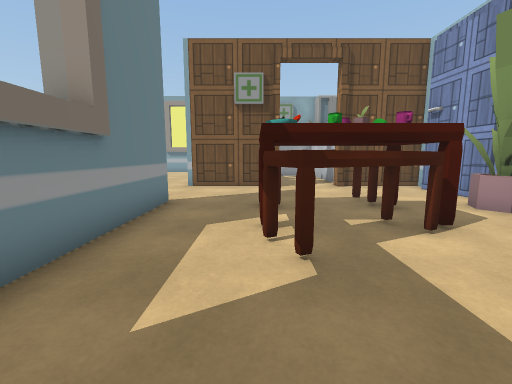
View 1 (above)

24 first-person views from a walk through a 3-D level made in the Unity game engine. The camera is 1.3 m above the floor, tilts 8° down and sees 90° across. The floor is counted in squares, 1 m on a side. Each view is taken from the middle of a square. On the plan, view 1 faces up. The plan holds only what a view shows up to about 13 squares ahead; the rest is blank. The place goes on beyond the plan. The player is left out. Some animated figures are left out. Some surface patterns are stand-ins.

View 2
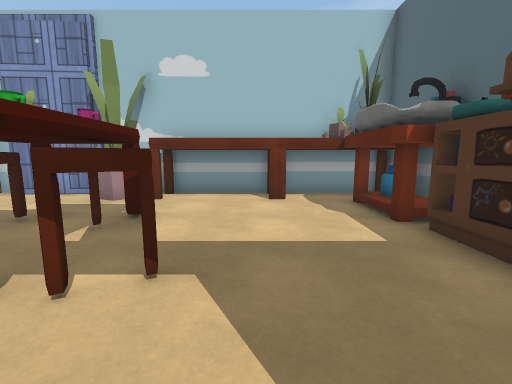

View 3
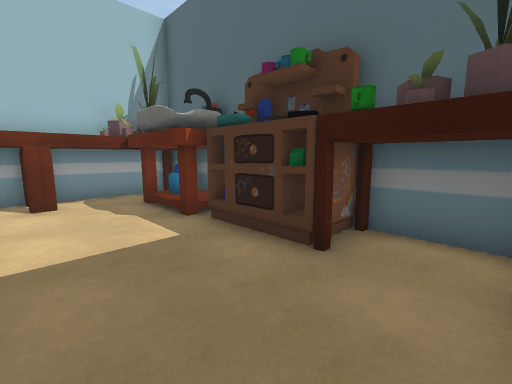

View 4
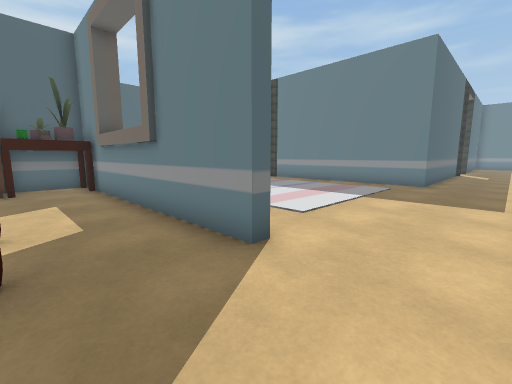

View 5
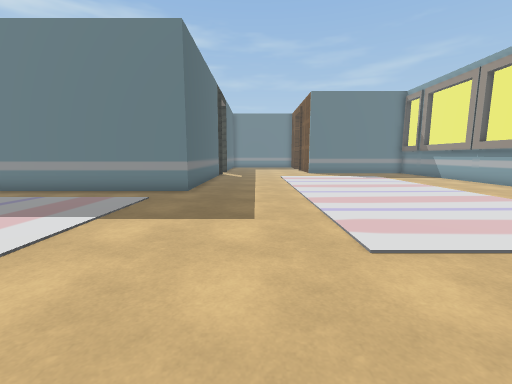

View 6
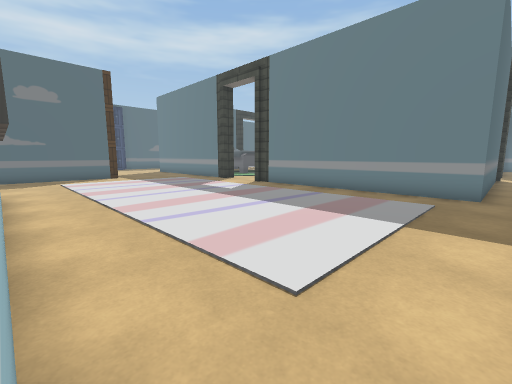

View 7
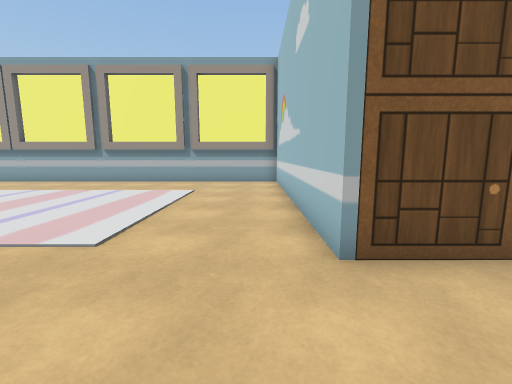

View 8
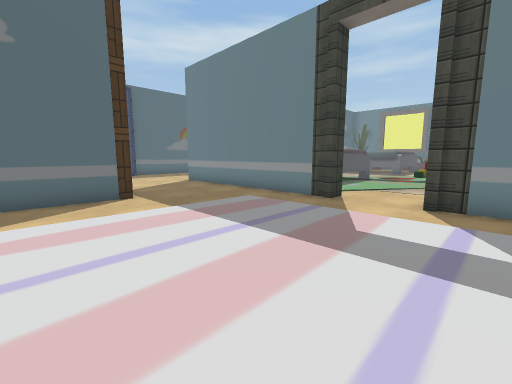

View 9
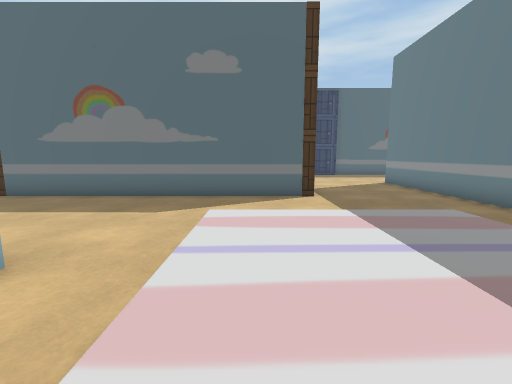

View 10
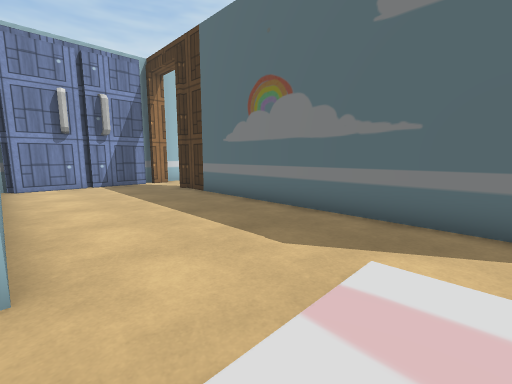

View 11
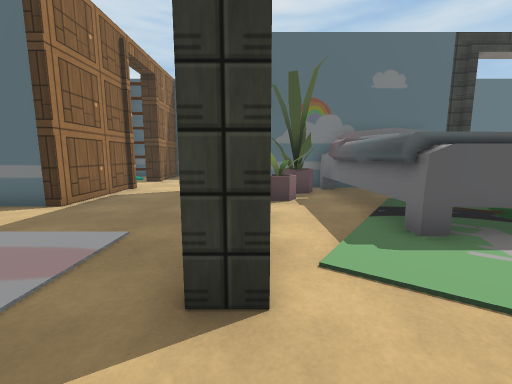

View 12
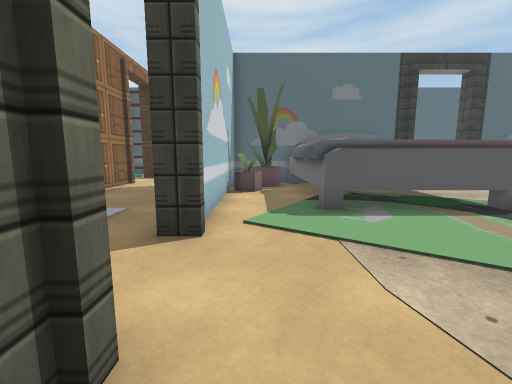

View 13
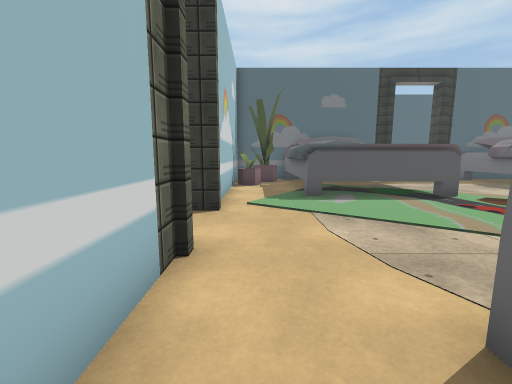

View 14
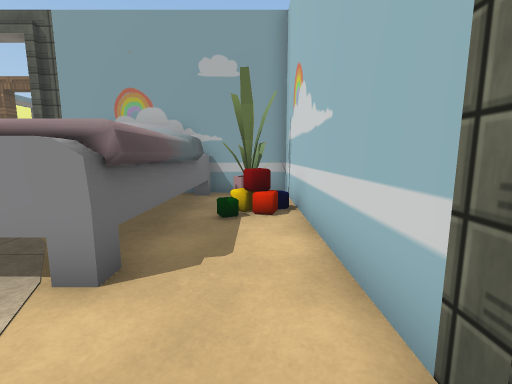

View 15
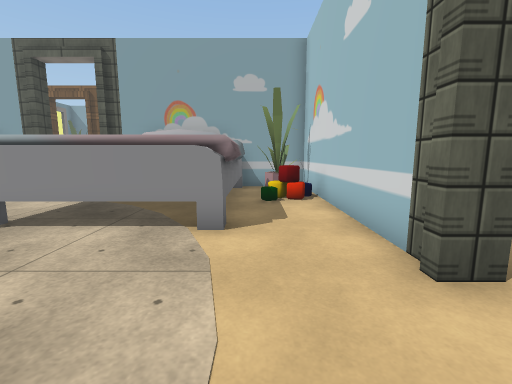

View 16
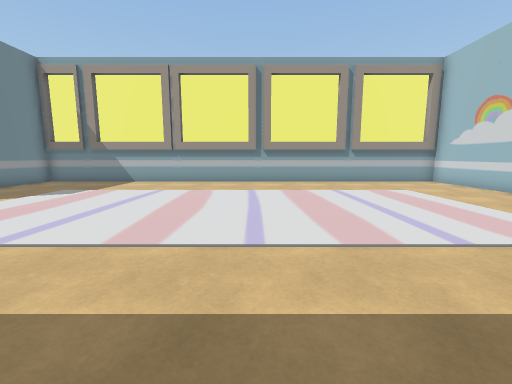

View 17
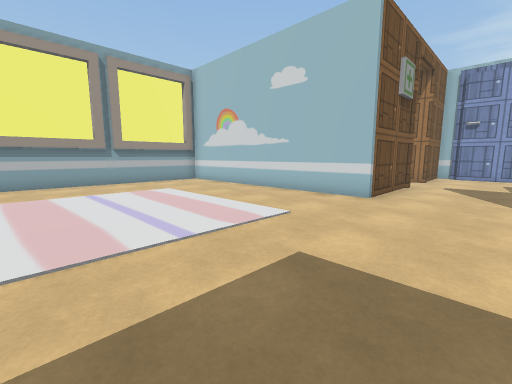

View 18
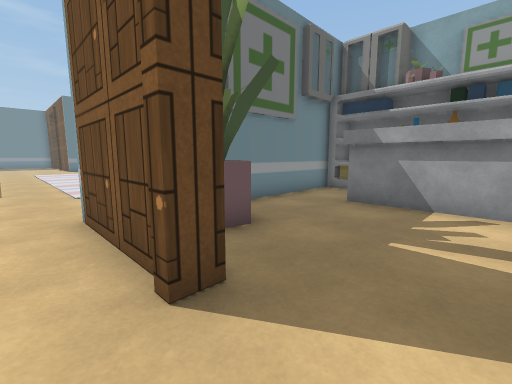

View 19
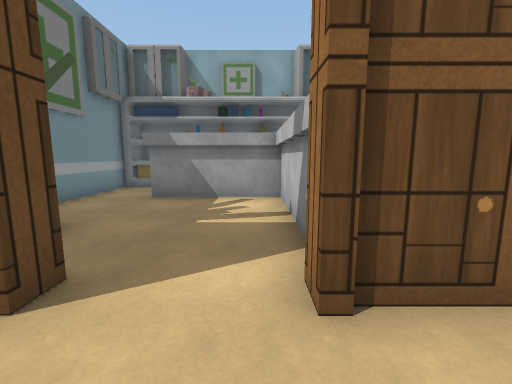

View 20
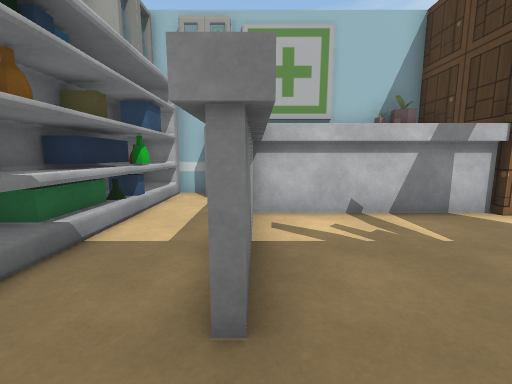

View 21
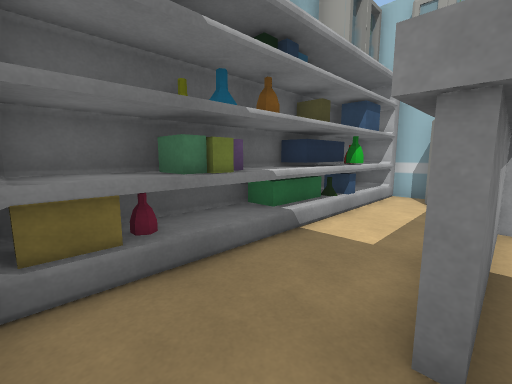

View 22
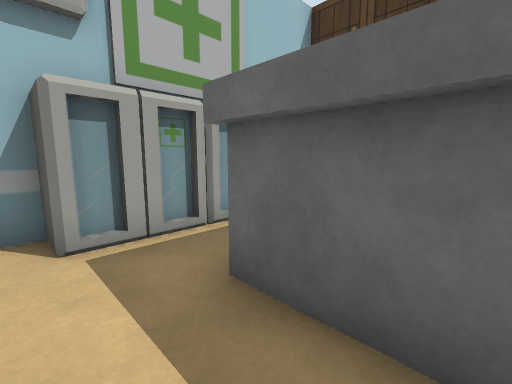

View 23
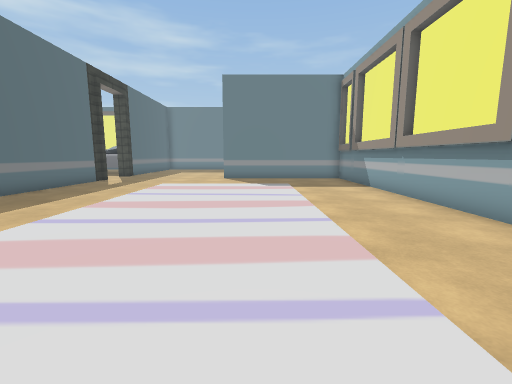

View 24
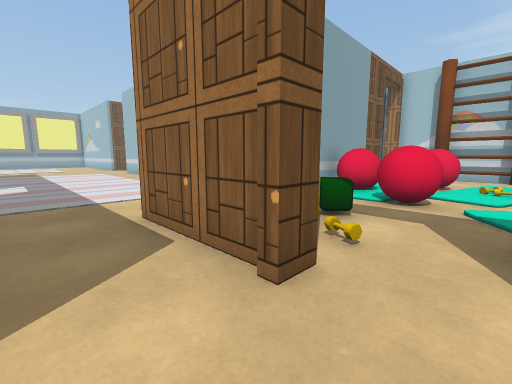

### Floor plan
Key: @ floor where view 1 was taken; # wall or solid block; . floor; / step, stairs or slope; = window, fence, low wall or low ledge; ^ raised ledge; S sink; O other object.
Columns run from 20 left of view 1 to 7 right of it. Each row starts with its distance up from view 1.
 21  OO##OOO#OOO##OOO###########
 20 .................#####=#####
 19 .................#.........#
 18 .................#........OO
 17 .................#..#####.OO
 16 .................#......#.OO
 15 .................#......# OO
 14 .................#.O....#
 13 .................#OO....#  O
 12 .................# O....# OO
 11 .................####...####
 10 ...........................#
  9 ...........................#
  8 ...........................#
  7 ########.........#..#^ ^..O#
  6  OOOOOO#.........#..# ##..O#
  5   OOOOO#.........#..####..##
  4     OOO#.........#..#^^#..##
  3     OO.#.........#...^....##
  2     OO.#.........#........##
  1 OOOOOO.#.........#........##
  0  ......#.........#..@.....O#
 -1  ......#.........######SSSO#
 -2   ...............##O## SSSO#
 -3  ................####    ###
 -4 ...........................#
 -5 .......#...................#
 -6 OOOOO..#...................#
 -7     OO.#...................#
 -8     OO.#...................#
 -9     OOO#....############ ..#
-10     OOO#....#     #^^.
-11  OOOOOO#....# OO ###      O
-12    OOO##....#..O.^^.. ^^...#
-13     ####...................#
-14           .... ^...../..   O
-15            ..

Where each view was taken, in squares from view 1:
view 1: 0 up, 0 right, facing up
view 2: 2 up, 2 left, facing right
view 3: 2 up, 2 left, facing down-right
view 4: 10 up, 0 right, facing down-left
view 5: 10 up, 3 left, facing left
view 6: 8 up, 3 left, facing down-left
view 7: 8 up, 4 left, facing up
view 8: 0 up, 5 left, facing down-left
view 9: 0 up, 6 left, facing down
view 10: 3 down, 6 left, facing down-right
view 11: 2 down, 13 left, facing down
view 12: 0 up, 14 left, facing down
view 13: 2 up, 14 left, facing down
view 14: 2 down, 14 left, facing up
view 15: 4 down, 15 left, facing up
view 16: 8 up, 12 left, facing up
view 17: 8 up, 11 left, facing up-right
view 18: 10 up, 3 right, facing up-left
view 19: 9 up, 3 right, facing up
view 20: 17 up, 2 left, facing right
view 21: 17 up, 2 left, facing up-right
view 22: 19 up, 2 right, facing down-right
view 23: 16 up, 7 left, facing left
view 24: 14 down, 10 left, facing up-right
